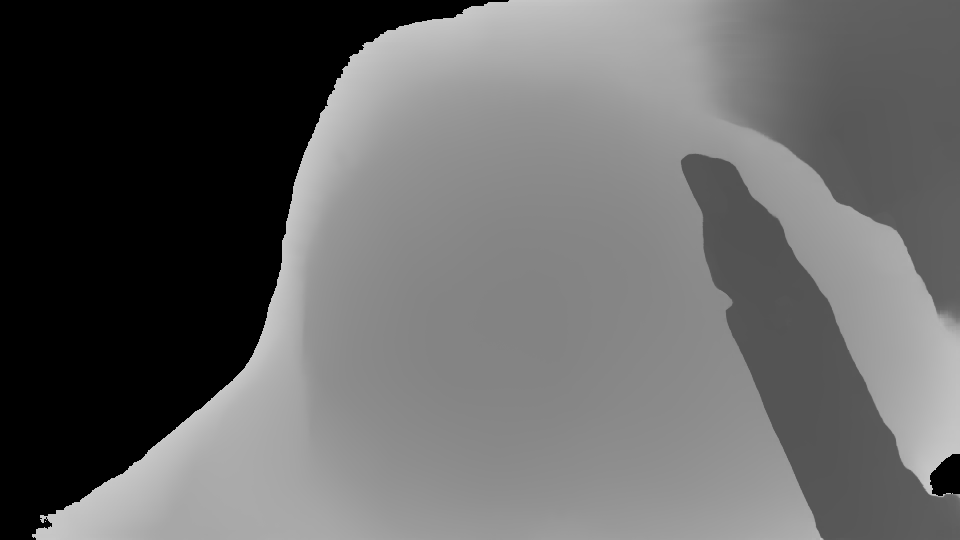
#> input picture Data_Generation_Preparation/example_bop_dataset/test/000001/depth/000153.png, 960 x 540 px, found by its file name; its folder holds only this picture in this run
$ python resize_custom.py
#> lines starting #> are read from the running program, lines starting #| are printed output that depends on the picture
# [34 lines of commented-out code are left out]


from PIL import Image
import os

# [4 lines of commented-out code are left out]

def resize_image(image_path, output_path, target_size):
#> called with target_size = (640, 480)
    with Image.open(image_path) as img:
        # Handle different image modes
#> img is the input picture: PIL image 960x540 I;16; min 0, max 199, mean 101.5
        if img.mode == 'I;16':  # If depth image is in 16-bit integer format
            print(f"Converting depth image {image_path} from 'I;16' to 'F' mode for resizing")
            img = img.convert('F')  # Convert to 32-bit float for resizing
#> img: PIL image 960x540 F

        resized_img = img.resize(target_size, Image.LANCZOS)
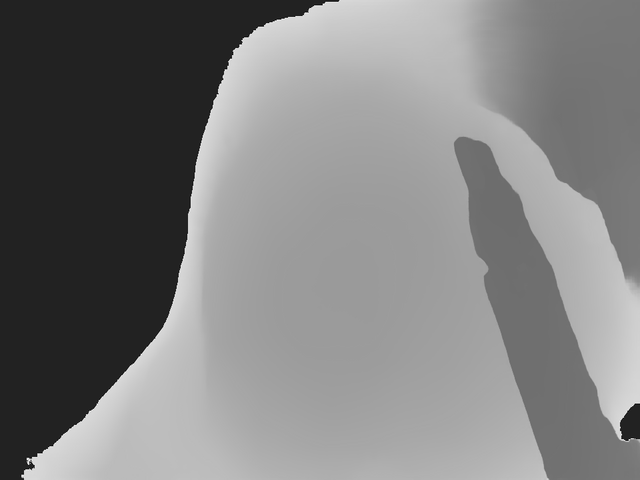
#> resized_img: PIL image 640x480 F; min -37.8, max 241.4, mean 101.5; drawn with min black and max white

        # Save the resized depth image in TIFF format
        output_path_tiff = output_path.replace('.png', '.tiff')  # Change extension to .tiff
        resized_img.save(output_path_tiff, format='TIFF')
        print(f"Resized image saved as TIFF: {output_path_tiff}")

def resize_images_in_directory(input_dir, output_dir, target_size):
    if not os.path.exists(output_dir):
        os.makedirs(output_dir)
    for filename in os.listdir(input_dir):
        if filename.endswith(('.jpg', '.png')):
            input_path = os.path.join(input_dir, filename)
            output_path = os.path.join(output_dir, filename)
            resize_image(input_path, output_path, target_size)
            print(f"Image {filename} resized successfully!")

# Paths to your directories
# rgb_dir = '/home/utsav/IProject/clean-pvnet/data/custom/rgb'
# mask_dir = '/home/utsav/IProject/clean-pvnet/data/custom/mask'
depth_dir = '/home/utsav/IProject/clean-pvnet/data/custom/depth'  # New depth directory

# Output directories for resized images
# resized_rgb_dir = '/home/utsav/IProject/clean-pvnet/data/custom/rgb'
# resized_mask_dir = '/home/utsav/IProject/clean-pvnet/data/custom/mask'
resized_depth_dir = '/home/utsav/IProject/clean-pvnet/data/custom/depth'  # New resized depth directory

# Desired size (width 960, height 544)
new_size = (640, 480)

# Resize the images in all directories
# resize_images_in_directory(rgb_dir, resized_rgb_dir, new_size)
# resize_images_in_directory(mask_dir, resized_mask_dir, new_size)
resize_images_in_directory(depth_dir, resized_depth_dir, new_size)  # Resize depth images

print("All images resized successfully!")
